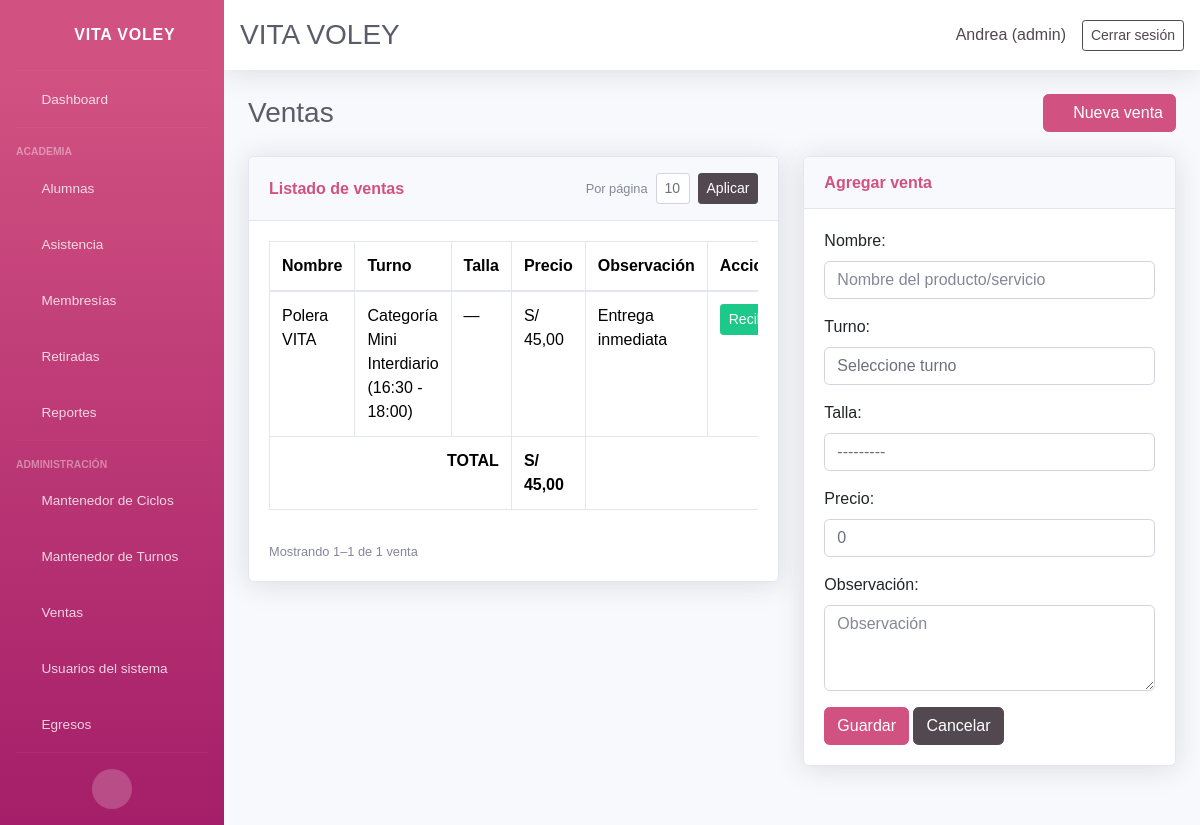
/sales/ (signed in), run on an earlier commit of the app's database.
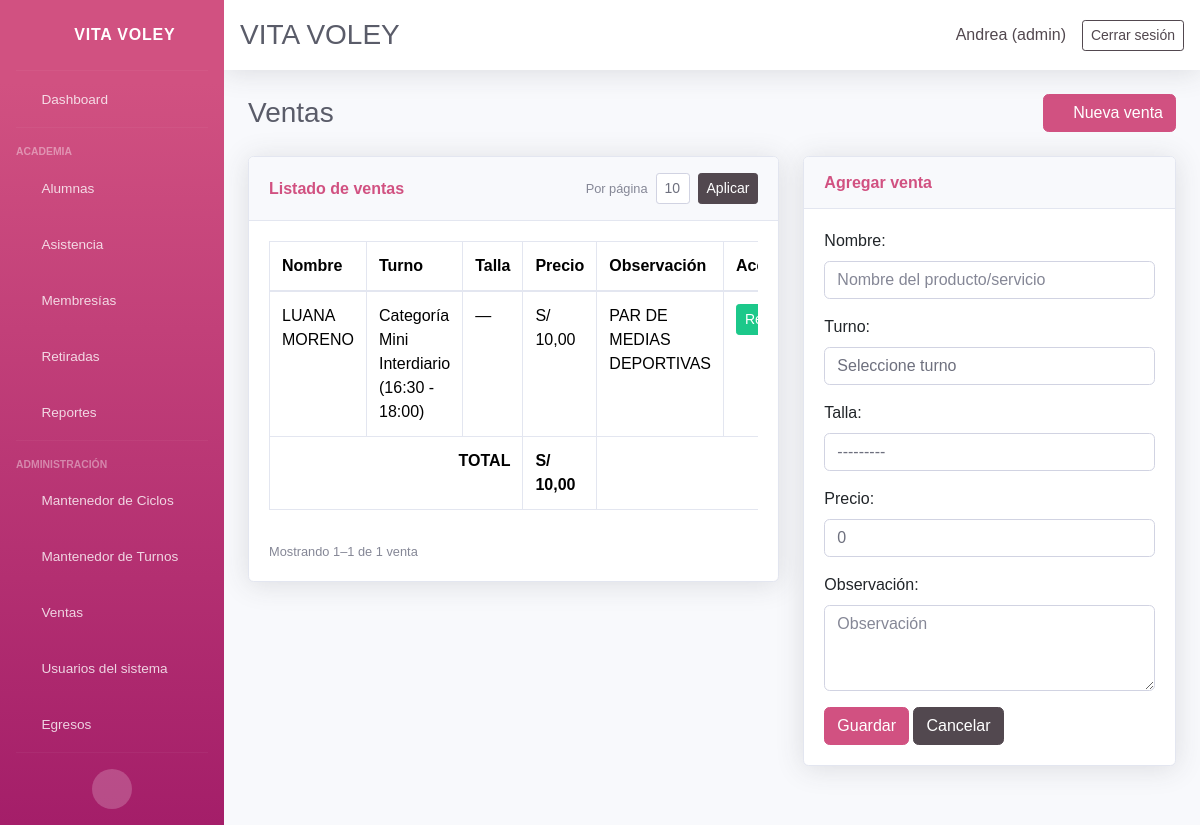
And on a later commit of the database.
### core/models.py (models this page shows, shortened)
class Sale(models.Model):
    name = models.CharField(max_length=200, verbose_name='Nombre')
    shift = models.ForeignKey(
        Shift,
        on_delete=models.PROTECT,
        related_name='sales',
        verbose_name='Turno',
    )
    size = models.CharField(
        max_length=5,
        choices=SIZE_CHOICES,
        blank=True,
        null=True,
        verbose_name='Talla',
    )
    observation = models.TextField(blank=True, null=True, verbose_name='Observación')
    price = models.DecimalField(max_digits=10, decimal_places=2, default=0, verbose_name='Precio (S/.)')
    created_at = models.DateTimeField(auto_now_add=True)
    class Meta:
        ordering = ['-created_at']
        verbose_name = 'Venta'
        verbose_name_plural = 'Ventas'

class Shift(models.Model):
    name = models.CharField(max_length=120)
    start_time = models.TimeField()
    end_time = models.TimeField()
    active_days = models.JSONField(default=list, blank=True)
    created_at = models.DateTimeField(auto_now_add=True)
    class Meta:
        ordering = ['name']
    @property
    def schedule(self):
        return f"{self.start_time.strftime('%H:%M')} - {self.end_time.strftime('%H:%M')}"
    def __str__(self):
        return f"{self.name} ({self.schedule})"

### core/views_sales.py (the view)
# urls.py: path('sales/', views_sales.sales_list, name='sales_list'),
@login_required(login_url='login')
def sales_list(request):
    admin_redirect = _ensure_admin(request)
    if admin_redirect:
        return admin_redirect
    sale_to_edit = None
    edit_id = request.GET.get('edit') or request.POST.get('edit_id')
    if request.method == 'POST':
        if edit_id:
            sale_to_edit = get_object_or_404(Sale, pk=edit_id)
        form = SaleForm(request.POST, instance=sale_to_edit)
        if form.is_valid():
            form.save()
            return redirect('sales_list')
    else:
        if edit_id:
            sale_to_edit = get_object_or_404(Sale, pk=edit_id)
            form = SaleForm(instance=sale_to_edit)
        else:
            form = SaleForm()
    sales_qs = Sale.objects.select_related('shift').order_by('-created_at')
    sales_total = sales_qs.aggregate(total=Sum('price'))['total'] or 0
    page_obj, per_page = _paginate(sales_qs, request)
    return render(request, 'core/sales/list.html', {
        'page_obj': page_obj,
        'sales_total': sales_total,
        'per_page': per_page,
        'page_sizes': PAGE_SIZES,
        'list_query': urlencode(_sales_list_query_params(request)),
        'form': form,
        'create_mode': sale_to_edit is None,
        'edit_mode': bool(sale_to_edit),
        'sale': sale_to_edit,
    })

### core/forms.py
class SaleForm(forms.ModelForm):
    shift = forms.ModelChoiceField(
        queryset=Shift.objects.none(),
        empty_label='Seleccione turno',
        widget=forms.Select(attrs={'class': 'form-control'}),
        label='Turno',
    )
    class Meta:
        model = Sale
        fields = ['name', 'shift', 'size', 'price', 'observation']
        widgets = {
            'name': forms.TextInput(attrs={'class': 'form-control', 'placeholder': 'Nombre del producto/servicio'}),
            'size': forms.Select(attrs={'class': 'form-control'}),
            'price': forms.NumberInput(attrs={'class': 'form-control', 'step': '0.01', 'min': '0', 'placeholder': '0.00'}),
            'observation': forms.Textarea(attrs={'class': 'form-control', 'rows': 3, 'placeholder': 'Observación'}),
        }
        labels = {
            'name': 'Nombre',
            'size': 'Talla',
            'price': 'Precio',
            'observation': 'Observación',
        }
    def __init__(self, *args, **kwargs):
        super().__init__(*args, **kwargs)
        self.fields['shift'].queryset = Shift.objects.order_by('name')
        self.fields['size'].empty_label = 'Seleccione talla'

### core/templates/core/sales/list.html (shortened to what the changed rows need)
{% extends 'core/base.html' %}
{% block content %}
<div class="d-sm-flex align-items-center justify-content-between mb-4">
    <h1 class="h3 mb-0 text-gray-800">Ventas</h1>
</div>
<div class="row">
    <div class="col-lg-7 mb-4">
        <div class="card shadow mb-4">
            <div class="card-body">
                <div class="table-responsive">
                    <table class="table table-bordered">
                        <thead>
                            <tr>
                                <th>Nombre</th>
                                <th>Turno</th>
                                <th>Talla</th>
                                <th>Precio</th>
                                <th>Observación</th>
                                <th>Acciones</th>
                            </tr>
                        </thead>
                        <tbody>
                            {% for item in page_obj %}
                            <tr>
                                <td>{{ item.name }}</td>
                                <td>{{ item.shift }}</td>
                                <td>{{ item.size|default:"—" }}</td>
                                <td>S/ {{ item.price|floatformat:2 }}</td>
                                <td>{{ item.observation|default:"—" }}</td>
                                <td class="text-nowrap">
                                    <a class="btn btn-sm btn-success" href="{% url 'sale_receipt' item.id %}" target="_blank">Recibo</a>
                                </td>
                            </tr>
                            {% empty %}
                            <tr><td colspan="6">No hay ventas registradas.</td></tr>
                            {% endfor %}
                        </tbody>
                        {% if sales_total %}
                        <tfoot>
                            <tr class="font-weight-bold bg-light">
                                <td colspan="3" class="text-right">TOTAL</td>
                                <td>S/ {{ sales_total|floatformat:2 }}</td>
                                <td colspan="2"></td>
                            </tr>
                        </tfoot>
                        {% endif %}
                    </table>
                </div>
            </div>
        </div>
    </div>
</div>
{% endblock %}

What changed in the data, as far as the page shows it:
removed Sale: name "Polera VITA", shift "Categoría Mini Interdiario (16:30 - 18:00)", size "—", price "45,00", observation "Entrega inmediata"
added Sale: name "LUANA MORENO", shift "Categoría Mini Interdiario (16:30 - 18:00)", size "—", price "10,00", observation "PAR DE MEDIAS DEPORTIVAS"
Also different on the page:
{{ sales_total|floatformat:2 }}: "45,00" → "10,00"
